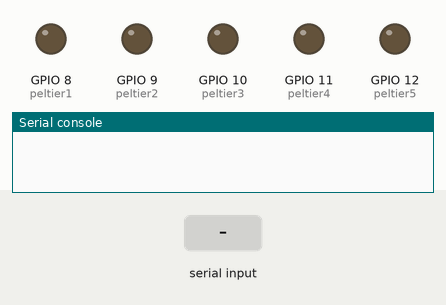
Recording of a program running on a simulated ESP32 board running MicroPython. Shown: output pins drawn as LEDs (lit = HIGH), the last lines printed to the serial console. The test bench sets the inputs (shaded band).

Above: at 1.2 s.
1.3 s: "peltier1_on" typed at the serial console, then Enter
At 2.5 s:
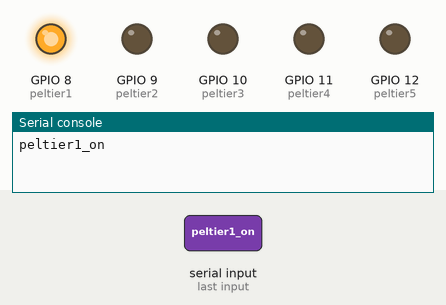
2.8 s: "peltier2_on" typed at the serial console, then Enter
At 3.8 s:
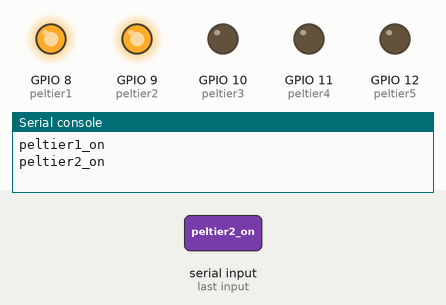
4.3 s: "peltier3_on" typed at the serial console, then Enter
At 5.0 s:
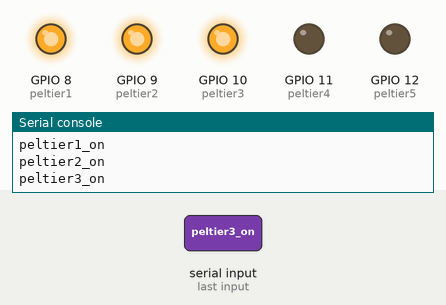
5.8 s: "peltier2_off" typed at the serial console, then Enter
At 6.1 s:
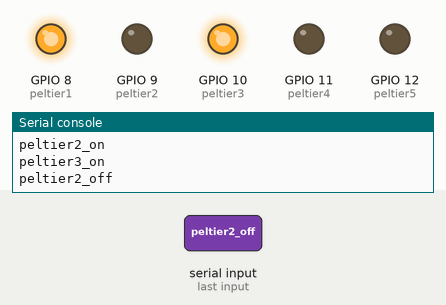
7.3 s: "peltier4_on" typed at the serial console, then Enter
At 8.4 s:
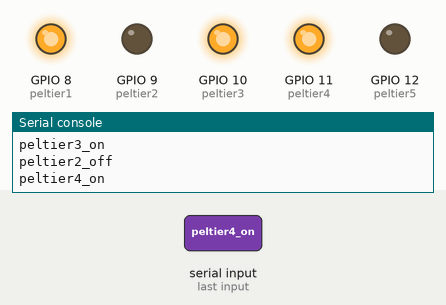
8.8 s: "peltier3_off" typed at the serial console, then Enter
At 9.6 s:
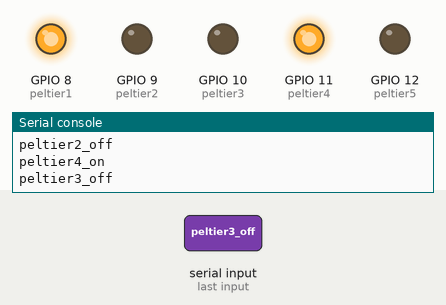
Timing chart, 0 to 11.3 s (numbered marks = the images above; inputs shaded):
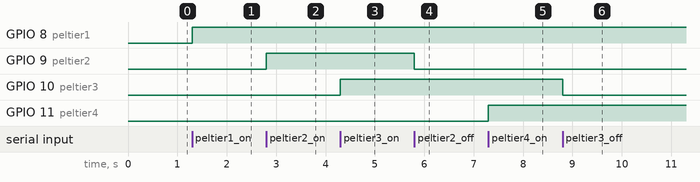

Measured:
- after the input at 1.3 s, GPIO 8 (peltier1): LOW → HIGH at once
- after the input at 2.8 s, GPIO 9 (peltier2): LOW → HIGH at once
- after the input at 4.3 s, GPIO 10 (peltier3): LOW → HIGH at once
- after the input at 5.8 s, GPIO 9 (peltier2): HIGH → LOW at once
- after the input at 7.3 s, GPIO 11 (peltier4): LOW → HIGH at once
- after the input at 8.8 s, GPIO 10 (peltier3): HIGH → LOW at once

The program:

peltier.py
```python
import machine
import sys

peltier1 = machine.Pin(8, machine.Pin.OUT)
peltier2 = machine.Pin(9, machine.Pin.OUT)
peltier3 = machine.Pin(10, machine.Pin.OUT)
peltier4 = machine.Pin(11, machine.Pin.OUT)
peltier5 = machine.Pin(12, machine.Pin.OUT)

def set_peltier1(state):
	peltier1.value(1) if state else peltier1.value(0)
def set_peltier2(state):
	peltier2.value(1) if state else peltier2.value(0)
def set_peltier3(state):
	peltier3.value(1) if state else peltier3.value(0)
def set_peltier4(state):
	peltier4.value(1) if state else peltier4.value(0)
def set_peltier5(state):
	peltier5.value(1) if state else peltier5.value(0)

while True:
	try:
		command = sys.stdin.readline().strip()
		if command == 'peltier1_on':
			set_peltier1(True)
		elif command == 'peltier2_on':
			set_peltier2(True)
		elif command == 'peltier2_off':
			set_peltier2(False)
		elif command == 'peltier3_on':
			set_peltier3(True)
		elif command == 'peltier3_off':
			set_peltier3(False)
		elif command == 'peltier4_on':
			set_peltier4(True)
		elif command == 'peltier4_off':
			set_peltier4(False)
		elif command == 'peltier5_on':
			set_peltier5(True)
		elif command == 'peltier5_off':
			set_peltier5(False)
	except Exception as e:
		print("Error:", e)
```
